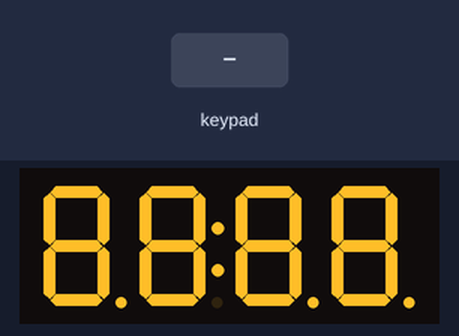
A sketch run on a simulated Arduino Uno, built with avr-gcc and run on an emulated ATmega328P. Parts: 4-digit seven-segment display. Inputs (shaded band) come from the test bench.

Above: at 1.2 s.
1.3 s: keypad keys 5 4 3 2 * pressed 0.4 s apart
At 3.5 s:
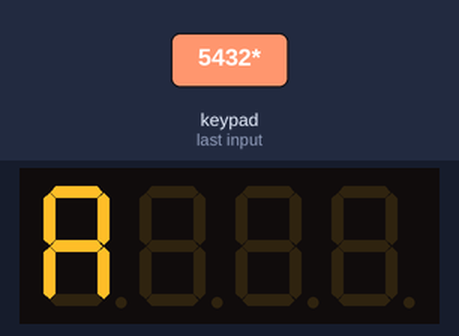
4.8 s: key '*' pressed
At 5.9 s:
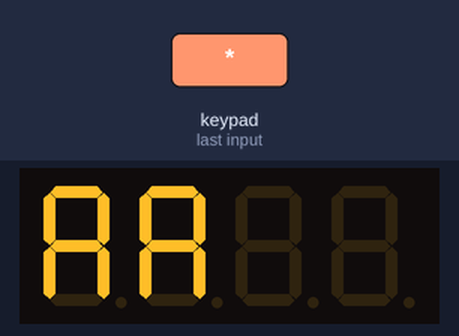
6.3 s: key '*' pressed
At 7.4 s:
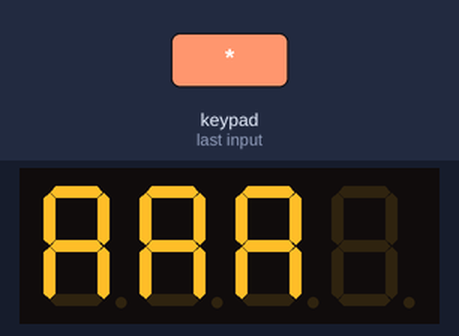
7.8 s: key '*' pressed
At 8.5 s:
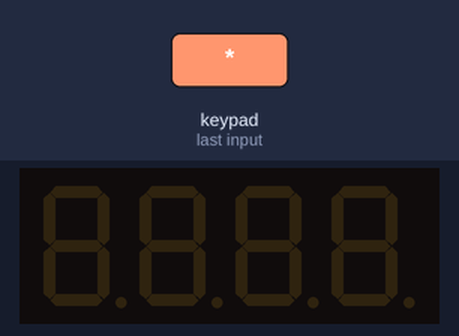
9.3 s: keypad keys 5 4 3 2 pressed 0.4 s apart
At 9.52 s:
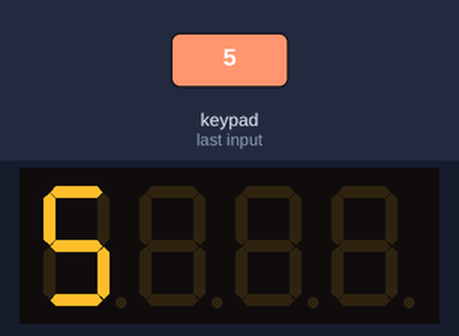
Timing chart, 0 to 12.3 s (numbered marks = the images above; inputs shaded):
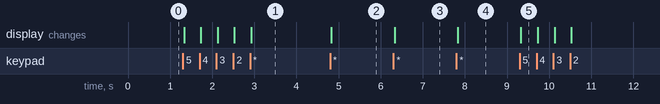

Measured:
- after the input at 1.3 s, the display: first changes at once (image 1 shows a later state)
- after the input at 4.8 s, the display: changes at once (image 2)
- after the input at 6.3 s, the display: changes at once (image 3)
- after the input at 7.8 s, the display: first changes at once (image 4 shows a later state)
- after the input at 9.3 s, the display: changes at once (image 5)

The sketch:

bomb.ino
```cpp
#include <Arduino.h>
#include <TM1637Display.h>
#include <Keypad.h>

const byte ROWS = 4; //four rows
const byte COLS = 4; //four columns
char keys[ROWS][COLS] = {
  {'1','2','3','A'},
  {'4','5','6','B'},
  {'7','8','9','C'},
  {'*','0','#','D'}
};

byte rowPins[ROWS] = {5, 4, 3, 2}; //connect to the row pinouts of the keypad
byte colPins[COLS] = {9, 8, 7, 6}; //connect to the column pinouts of the keypad

Keypad keypad = Keypad( makeKeymap(keys), rowPins, colPins, ROWS, COLS );
// Module connection pins (Digital Pins)
#define CLK 11
#define DIO 12

// The amount of time (in milliseconds) between tests
#define TEST_DELAY   2000

const uint8_t SEG_DONE[] = {
  SEG_B | SEG_C | SEG_D | SEG_E | SEG_G,           // d
  SEG_A | SEG_B | SEG_C | SEG_D | SEG_E | SEG_F,   // O
  SEG_C | SEG_E | SEG_G,                           // n
  SEG_A | SEG_D | SEG_E | SEG_F | SEG_G            // E
  };

TM1637Display display(CLK, DIO);
uint8_t data[] = { 0xff, 0xff, 0xff, 0xff };
void setup()
{
     Serial.begin(9600);
  display.setBrightness(0x0f);
  display.setSegments(data);
}

int i = 0;
void loop()
{
  if (i==4)
  {
     Serial.begin(9600);
  display.setBrightness(0x0f);
  uint8_t reset[] = { 0x0, 0x0, 0x0, 0x0 };
  for (int i = 0; i< 4; i++)
  {
    data[i] = reset[i];
  }
    i=0;
    display.setSegments(data);
    //delay(5000);
  }
    char key = keypad.getKey();

  if (key){
    //Serial.println(key);
    data[i]=display.encodeDigit(key-48);
    display.setSegments(data);
    i++;
  }
}
```
